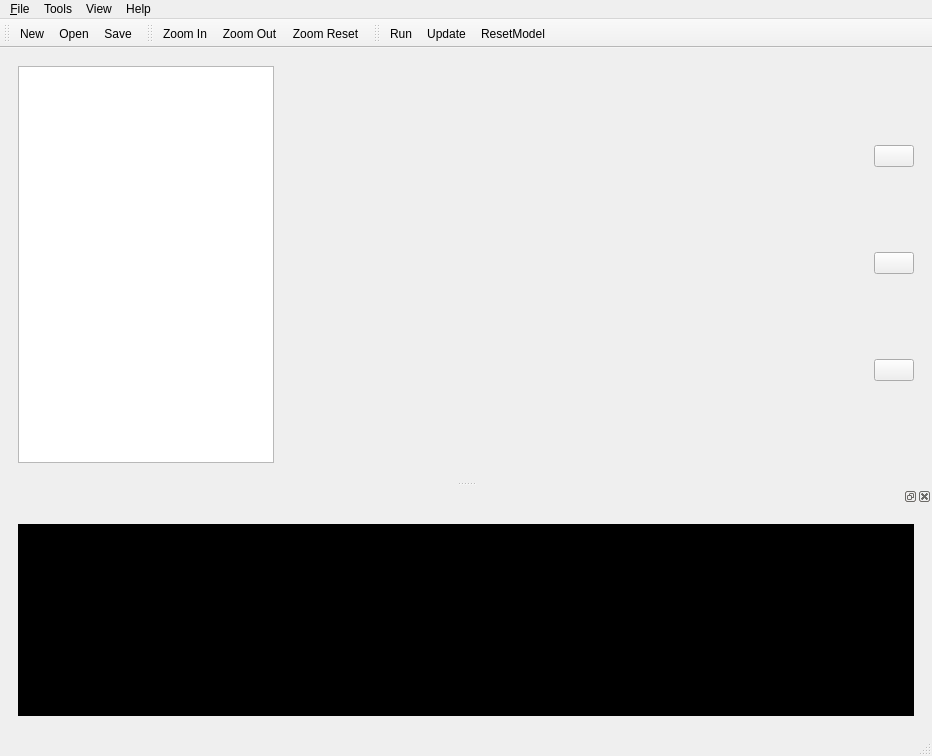
<?xml version="1.0" encoding="UTF-8"?>
<ui version="4.0">
 <class>DMMainWindow</class>
 <widget class="QMainWindow" name="DMMainWindow">
  <property name="geometry">
   <rect>
    <x>0</x>
    <y>0</y>
    <width>932</width>
    <height>756</height>
   </rect>
  </property>
  <property name="minimumSize">
   <size>
    <width>0</width>
    <height>0</height>
   </size>
  </property>
  <property name="windowTitle">
   <string>DynaMind</string>
  </property>
  <property name="windowIcon">
   <iconset resource="../dynamind-modelbuilder/icons.qrc">
    <normaloff>:/Icons/ressources/P8-Tool-Logo_small.png</normaloff>:/Icons/ressources/P8-Tool-Logo_small.png</iconset>
  </property>
  <property name="unifiedTitleAndToolBarOnMac">
   <bool>false</bool>
  </property>
  <widget class="QWidget" name="centralwidget">
   <layout class="QVBoxLayout" name="verticalLayout_2">
    <item>
     <widget class="QWidget" name="widget_2" native="true">
      <layout class="QHBoxLayout" name="horizontalLayout">
       <item>
        <layout class="QVBoxLayout" name="verticalLayout">
         <item>
          <widget class="QTreeWidget" name="treeWidget">
           <property name="sizePolicy">
            <sizepolicy hsizetype="Fixed" vsizetype="Expanding">
             <horstretch>0</horstretch>
             <verstretch>0</verstretch>
            </sizepolicy>
           </property>
           <property name="frameShape">
            <enum>QFrame::StyledPanel</enum>
           </property>
           <property name="frameShadow">
            <enum>QFrame::Plain</enum>
           </property>
           <property name="lineWidth">
            <number>1</number>
           </property>
           <property name="dragEnabled">
            <bool>true</bool>
           </property>
           <attribute name="headerVisible">
            <bool>false</bool>
           </attribute>
           <attribute name="headerCascadingSectionResizes">
            <bool>false</bool>
           </attribute>
           <attribute name="headerHighlightSections">
            <bool>false</bool>
           </attribute>
           <column>
            <property name="text">
             <string notr="true">Modules</string>
            </property>
           </column>
          </widget>
         </item>
        </layout>
       </item>
       <item>
        <widget class="QTabWidget" name="tabWidget_4">
         <property name="tabPosition">
          <enum>QTabWidget::North</enum>
         </property>
         <property name="currentIndex">
          <number>-1</number>
         </property>
         <property name="documentMode">
          <bool>true</bool>
         </property>
         <property name="tabsClosable">
          <bool>false</bool>
         </property>
        </widget>
       </item>
       <item>
        <layout class="QVBoxLayout" name="verticalLayout_5">
         <item>
          <widget class="QPushButton" name="pb_Run">
           <property name="text">
            <string/>
           </property>
           <property name="icon">
            <iconset resource="../dynamind-modelbuilder/icons.qrc">
             <normaloff>:/Icons/ressources/TempRunIcon.png</normaloff>:/Icons/ressources/TempRunIcon.png</iconset>
           </property>
           <property name="iconSize">
            <size>
             <width>70</width>
             <height>70</height>
            </size>
           </property>
          </widget>
         </item>
         <item>
          <widget class="QPushButton" name="pb_Results">
           <property name="text">
            <string/>
           </property>
           <property name="icon">
            <iconset resource="../dynamind-modelbuilder/icons.qrc">
             <normaloff>:/Icons/ressources/TempResultsIcon.png</normaloff>:/Icons/ressources/TempResultsIcon.png</iconset>
           </property>
           <property name="iconSize">
            <size>
             <width>70</width>
             <height>70</height>
            </size>
           </property>
          </widget>
         </item>
         <item>
          <widget class="QPushButton" name="pb_Export">
           <property name="text">
            <string/>
           </property>
           <property name="icon">
            <iconset resource="../dynamind-modelbuilder/icons.qrc">
             <normaloff>:/Icons/ressources/TempExportIcon.png</normaloff>:/Icons/ressources/TempExportIcon.png</iconset>
           </property>
           <property name="iconSize">
            <size>
             <width>70</width>
             <height>70</height>
            </size>
           </property>
          </widget>
         </item>
        </layout>
       </item>
      </layout>
     </widget>
    </item>
   </layout>
  </widget>
  <widget class="QMenuBar" name="menubar">
   <property name="geometry">
    <rect>
     <x>0</x>
     <y>0</y>
     <width>932</width>
     <height>25</height>
    </rect>
   </property>
   <widget class="QMenu" name="menuSimulation">
    <property name="title">
     <string>&amp;File</string>
    </property>
    <addaction name="actionNew"/>
    <addaction name="actionOpen"/>
    <addaction name="actionSave"/>
    <addaction name="actionSaveAs"/>
    <addaction name="actionRun"/>
    <addaction name="actionExit"/>
   </widget>
   <widget class="QMenu" name="menuTools">
    <property name="title">
     <string>Tools</string>
    </property>
    <addaction name="actionImport"/>
    <addaction name="actionExport_Files"/>
    <addaction name="actionPreferences"/>
    <addaction name="actionAdvanced_Mode"/>
    <addaction name="actionWizard"/>
   </widget>
   <widget class="QMenu" name="menuView">
    <property name="title">
     <string>View</string>
    </property>
    <addaction name="actionZoomIn"/>
    <addaction name="actionZoomOut"/>
    <addaction name="actionZoomReset"/>
    <addaction name="actionShow_all_modules"/>
    <addaction name="actionShow_debug_window"/>
    <addaction name="actionShow_Hide_Console_Window"/>
   </widget>
   <widget class="QMenu" name="menuHelp">
    <property name="title">
     <string>Help</string>
    </property>
    <addaction name="actionGetting_started_Tutorial"/>
    <addaction name="actionShow_Temp_Folder"/>
    <addaction name="actionShow_Temporary_File_Folder"/>
    <addaction name="actionAbout"/>
    <addaction name="actionSupport"/>
   </widget>
   <addaction name="menuSimulation"/>
   <addaction name="menuTools"/>
   <addaction name="menuView"/>
   <addaction name="menuHelp"/>
  </widget>
  <widget class="QStatusBar" name="statusbar"/>
  <widget class="QDockWidget" name="dockWidget_2">
   <attribute name="dockWidgetArea">
    <number>8</number>
   </attribute>
   <widget class="QWidget" name="dockWidgetContents_2">
    <layout class="QHBoxLayout" name="horizontalLayout_2">
     <item>
      <layout class="QVBoxLayout" name="verticalLayout_3">
       <item>
        <widget class="QWidget" name="widget" native="true">
         <layout class="QVBoxLayout" name="verticalLayout_4">
          <item>
           <widget class="QPlainTextEdit" name="log_widget">
            <property name="palette">
             <palette>
              <active>
               <colorrole role="WindowText">
                <brush brushstyle="SolidPattern">
                 <color alpha="255">
                  <red>255</red>
                  <green>255</green>
                  <blue>255</blue>
                 </color>
                </brush>
               </colorrole>
               <colorrole role="Button">
                <brush brushstyle="SolidPattern">
                 <color alpha="255">
                  <red>0</red>
                  <green>0</green>
                  <blue>0</blue>
                 </color>
                </brush>
               </colorrole>
               <colorrole role="Light">
                <brush brushstyle="SolidPattern">
                 <color alpha="255">
                  <red>0</red>
                  <green>0</green>
                  <blue>0</blue>
                 </color>
                </brush>
               </colorrole>
               <colorrole role="Midlight">
                <brush brushstyle="SolidPattern">
                 <color alpha="255">
                  <red>0</red>
                  <green>0</green>
                  <blue>0</blue>
                 </color>
                </brush>
               </colorrole>
               <colorrole role="Dark">
                <brush brushstyle="SolidPattern">
                 <color alpha="255">
                  <red>0</red>
                  <green>0</green>
                  <blue>0</blue>
                 </color>
                </brush>
               </colorrole>
               <colorrole role="Mid">
                <brush brushstyle="SolidPattern">
                 <color alpha="255">
                  <red>0</red>
                  <green>0</green>
                  <blue>0</blue>
                 </color>
                </brush>
               </colorrole>
               <colorrole role="Text">
                <brush brushstyle="SolidPattern">
                 <color alpha="255">
                  <red>255</red>
                  <green>255</green>
                  <blue>255</blue>
                 </color>
                </brush>
               </colorrole>
               <colorrole role="BrightText">
                <brush brushstyle="SolidPattern">
                 <color alpha="255">
                  <red>255</red>
                  <green>255</green>
                  <blue>255</blue>
                 </color>
                </brush>
               </colorrole>
               <colorrole role="ButtonText">
                <brush brushstyle="SolidPattern">
                 <color alpha="255">
                  <red>255</red>
                  <green>255</green>
                  <blue>255</blue>
                 </color>
                </brush>
               </colorrole>
               <colorrole role="Base">
                <brush brushstyle="SolidPattern">
                 <color alpha="255">
                  <red>0</red>
                  <green>0</green>
                  <blue>0</blue>
                 </color>
                </brush>
               </colorrole>
               <colorrole role="Window">
                <brush brushstyle="SolidPattern">
                 <color alpha="255">
                  <red>0</red>
                  <green>0</green>
                  <blue>0</blue>
                 </color>
                </brush>
               </colorrole>
               <colorrole role="Shadow">
                <brush brushstyle="SolidPattern">
                 <color alpha="255">
                  <red>0</red>
                  <green>0</green>
                  <blue>0</blue>
                 </color>
                </brush>
               </colorrole>
               <colorrole role="AlternateBase">
                <brush brushstyle="SolidPattern">
                 <color alpha="255">
                  <red>0</red>
                  <green>0</green>
                  <blue>0</blue>
                 </color>
                </brush>
               </colorrole>
               <colorrole role="ToolTipBase">
                <brush brushstyle="SolidPattern">
                 <color alpha="255">
                  <red>255</red>
                  <green>255</green>
                  <blue>220</blue>
                 </color>
                </brush>
               </colorrole>
               <colorrole role="ToolTipText">
                <brush brushstyle="SolidPattern">
                 <color alpha="255">
                  <red>0</red>
                  <green>0</green>
                  <blue>0</blue>
                 </color>
                </brush>
               </colorrole>
              </active>
              <inactive>
               <colorrole role="WindowText">
                <brush brushstyle="SolidPattern">
                 <color alpha="255">
                  <red>255</red>
                  <green>255</green>
                  <blue>255</blue>
                 </color>
                </brush>
               </colorrole>
               <colorrole role="Button">
                <brush brushstyle="SolidPattern">
                 <color alpha="255">
                  <red>0</red>
                  <green>0</green>
                  <blue>0</blue>
                 </color>
                </brush>
               </colorrole>
               <colorrole role="Light">
                <brush brushstyle="SolidPattern">
                 <color alpha="255">
                  <red>0</red>
                  <green>0</green>
                  <blue>0</blue>
                 </color>
                </brush>
               </colorrole>
               <colorrole role="Midlight">
                <brush brushstyle="SolidPattern">
                 <color alpha="255">
                  <red>0</red>
                  <green>0</green>
                  <blue>0</blue>
                 </color>
                </brush>
               </colorrole>
               <colorrole role="Dark">
                <brush brushstyle="SolidPattern">
                 <color alpha="255">
                  <red>0</red>
                  <green>0</green>
                  <blue>0</blue>
                 </color>
                </brush>
               </colorrole>
               <colorrole role="Mid">
                <brush brushstyle="SolidPattern">
                 <color alpha="255">
                  <red>0</red>
                  <green>0</green>
                  <blue>0</blue>
                 </color>
                </brush>
               </colorrole>
               <colorrole role="Text">
                <brush brushstyle="SolidPattern">
                 <color alpha="255">
                  <red>255</red>
                  <green>255</green>
                  <blue>255</blue>
                 </color>
                </brush>
               </colorrole>
               <colorrole role="BrightText">
                <brush brushstyle="SolidPattern">
                 <color alpha="255">
                  <red>255</red>
                  <green>255</green>
                  <blue>255</blue>
                 </color>
                </brush>
               </colorrole>
               <colorrole role="ButtonText">
                <brush brushstyle="SolidPattern">
                 <color alpha="255">
                  <red>255</red>
                  <green>255</green>
                  <blue>255</blue>
                 </color>
                </brush>
               </colorrole>
               <colorrole role="Base">
                <brush brushstyle="SolidPattern">
                 <color alpha="255">
                  <red>0</red>
                  <green>0</green>
                  <blue>0</blue>
                 </color>
                </brush>
               </colorrole>
               <colorrole role="Window">
                <brush brushstyle="SolidPattern">
                 <color alpha="255">
                  <red>0</red>
                  <green>0</green>
                  <blue>0</blue>
                 </color>
                </brush>
               </colorrole>
               <colorrole role="Shadow">
                <brush brushstyle="SolidPattern">
                 <color alpha="255">
                  <red>0</red>
                  <green>0</green>
                  <blue>0</blue>
                 </color>
                </brush>
               </colorrole>
               <colorrole role="AlternateBase">
                <brush brushstyle="SolidPattern">
                 <color alpha="255">
                  <red>0</red>
                  <green>0</green>
                  <blue>0</blue>
                 </color>
                </brush>
               </colorrole>
               <colorrole role="ToolTipBase">
                <brush brushstyle="SolidPattern">
                 <color alpha="255">
                  <red>255</red>
                  <green>255</green>
                  <blue>220</blue>
                 </color>
                </brush>
               </colorrole>
               <colorrole role="ToolTipText">
                <brush brushstyle="SolidPattern">
                 <color alpha="255">
                  <red>0</red>
                  <green>0</green>
                  <blue>0</blue>
                 </color>
                </brush>
               </colorrole>
              </inactive>
              <disabled>
               <colorrole role="WindowText">
                <brush brushstyle="SolidPattern">
                 <color alpha="255">
                  <red>0</red>
                  <green>0</green>
                  <blue>0</blue>
                 </color>
                </brush>
               </colorrole>
               <colorrole role="Button">
                <brush brushstyle="SolidPattern">
                 <color alpha="255">
                  <red>0</red>
                  <green>0</green>
                  <blue>0</blue>
                 </color>
                </brush>
               </colorrole>
               <colorrole role="Light">
                <brush brushstyle="SolidPattern">
                 <color alpha="255">
                  <red>0</red>
                  <green>0</green>
                  <blue>0</blue>
                 </color>
                </brush>
               </colorrole>
               <colorrole role="Midlight">
                <brush brushstyle="SolidPattern">
                 <color alpha="255">
                  <red>0</red>
                  <green>0</green>
                  <blue>0</blue>
                 </color>
                </brush>
               </colorrole>
               <colorrole role="Dark">
                <brush brushstyle="SolidPattern">
                 <color alpha="255">
                  <red>0</red>
                  <green>0</green>
                  <blue>0</blue>
                 </color>
                </brush>
               </colorrole>
               <colorrole role="Mid">
                <brush brushstyle="SolidPattern">
                 <color alpha="255">
                  <red>0</red>
                  <green>0</green>
                  <blue>0</blue>
                 </color>
                </brush>
               </colorrole>
               <colorrole role="Text">
                <brush brushstyle="SolidPattern">
                 <color alpha="255">
                  <red>0</red>
                  <green>0</green>
                  <blue>0</blue>
                 </color>
                </brush>
               </colorrole>
               <colorrole role="BrightText">
                <brush brushstyle="SolidPattern">
                 <color alpha="255">
                  <red>255</red>
                  <green>255</green>
                  <blue>255</blue>
                 </color>
                </brush>
               </colorrole>
               <colorrole role="ButtonText">
                <brush brushstyle="SolidPattern">
                 <color alpha="255">
                  <red>0</red>
                  <green>0</green>
                  <blue>0</blue>
                 </color>
                </brush>
               </colorrole>
               <colorrole role="Base">
                <brush brushstyle="SolidPattern">
                 <color alpha="255">
                  <red>0</red>
                  <green>0</green>
                  <blue>0</blue>
                 </color>
                </brush>
               </colorrole>
               <colorrole role="Window">
                <brush brushstyle="SolidPattern">
                 <color alpha="255">
                  <red>0</red>
                  <green>0</green>
                  <blue>0</blue>
                 </color>
                </brush>
               </colorrole>
               <colorrole role="Shadow">
                <brush brushstyle="SolidPattern">
                 <color alpha="255">
                  <red>0</red>
                  <green>0</green>
                  <blue>0</blue>
                 </color>
                </brush>
               </colorrole>
               <colorrole role="AlternateBase">
                <brush brushstyle="SolidPattern">
                 <color alpha="255">
                  <red>0</red>
                  <green>0</green>
                  <blue>0</blue>
                 </color>
                </brush>
               </colorrole>
               <colorrole role="ToolTipBase">
                <brush brushstyle="SolidPattern">
                 <color alpha="255">
                  <red>255</red>
                  <green>255</green>
                  <blue>220</blue>
                 </color>
                </brush>
               </colorrole>
               <colorrole role="ToolTipText">
                <brush brushstyle="SolidPattern">
                 <color alpha="255">
                  <red>0</red>
                  <green>0</green>
                  <blue>0</blue>
                 </color>
                </brush>
               </colorrole>
              </disabled>
             </palette>
            </property>
            <property name="acceptDrops">
             <bool>false</bool>
            </property>
            <property name="undoRedoEnabled">
             <bool>false</bool>
            </property>
            <property name="readOnly">
             <bool>true</bool>
            </property>
            <property name="backgroundVisible">
             <bool>false</bool>
            </property>
            <property name="centerOnScroll">
             <bool>false</bool>
            </property>
           </widget>
          </item>
         </layout>
        </widget>
       </item>
      </layout>
     </item>
    </layout>
   </widget>
  </widget>
  <widget class="QToolBar" name="toolBar">
   <property name="windowTitle">
    <string>toolBar</string>
   </property>
   <attribute name="toolBarArea">
    <enum>TopToolBarArea</enum>
   </attribute>
   <attribute name="toolBarBreak">
    <bool>false</bool>
   </attribute>
   <addaction name="actionNew"/>
   <addaction name="actionOpen"/>
   <addaction name="actionSave"/>
  </widget>
  <widget class="QToolBar" name="toolBar_2">
   <property name="windowTitle">
    <string>toolBar_2</string>
   </property>
   <attribute name="toolBarArea">
    <enum>TopToolBarArea</enum>
   </attribute>
   <attribute name="toolBarBreak">
    <bool>false</bool>
   </attribute>
   <addaction name="actionZoomIn"/>
   <addaction name="actionZoomOut"/>
   <addaction name="actionZoomReset"/>
  </widget>
  <widget class="QToolBar" name="toolBar_3">
   <property name="windowTitle">
    <string>toolBar_3</string>
   </property>
   <attribute name="toolBarArea">
    <enum>TopToolBarArea</enum>
   </attribute>
   <attribute name="toolBarBreak">
    <bool>false</bool>
   </attribute>
   <addaction name="actionRun"/>
   <addaction name="actionUpdate"/>
   <addaction name="actionResetModel"/>
  </widget>
  <action name="actionRun">
   <property name="icon">
    <iconset resource="../dynamind-modelbuilder/icons.qrc">
     <normaloff>:/Icons/ressources/player_play.png</normaloff>:/Icons/ressources/player_play.png</iconset>
   </property>
   <property name="text">
    <string>Run</string>
   </property>
   <property name="toolTip">
    <string>Run Simulation</string>
   </property>
   <property name="shortcut">
    <string>Ctrl+R</string>
   </property>
  </action>
  <action name="actionPreferences">
   <property name="text">
    <string>Preferences</string>
   </property>
  </action>
  <action name="actionSaveAs">
   <property name="text">
    <string>Save As</string>
   </property>
   <property name="shortcut">
    <string>Ctrl+Shift+S</string>
   </property>
  </action>
  <action name="actionOpen">
   <property name="icon">
    <iconset resource="../dynamind-modelbuilder/icons.qrc">
     <normaloff>:/Icons/ressources/document-open.png</normaloff>:/Icons/ressources/document-open.png</iconset>
   </property>
   <property name="text">
    <string>&amp;Open</string>
   </property>
   <property name="shortcut">
    <string>Ctrl+O</string>
   </property>
  </action>
  <action name="actionSave">
   <property name="icon">
    <iconset resource="../dynamind-modelbuilder/icons.qrc">
     <normaloff>:/Icons/ressources/document-save.png</normaloff>:/Icons/ressources/document-save.png</iconset>
   </property>
   <property name="text">
    <string>&amp;Save</string>
   </property>
   <property name="shortcut">
    <string>Ctrl+S</string>
   </property>
  </action>
  <action name="actionNew">
   <property name="icon">
    <iconset resource="../dynamind-modelbuilder/icons.qrc">
     <normaloff>:/Icons/ressources/document-new.png</normaloff>:/Icons/ressources/document-new.png</iconset>
   </property>
   <property name="text">
    <string>&amp;New</string>
   </property>
   <property name="shortcut">
    <string>Ctrl+N</string>
   </property>
  </action>
  <action name="actionZoomIn">
   <property name="icon">
    <iconset resource="../dynamind-modelbuilder/icons.qrc">
     <normaloff>:/Icons/ressources/stock_zoom-in.png</normaloff>:/Icons/ressources/stock_zoom-in.png</iconset>
   </property>
   <property name="text">
    <string>Zoom In</string>
   </property>
   <property name="shortcut">
    <string>Ctrl++</string>
   </property>
  </action>
  <action name="actionZoomOut">
   <property name="icon">
    <iconset resource="../dynamind-modelbuilder/icons.qrc">
     <normaloff>:/Icons/ressources/stock_zoom-out.png</normaloff>:/Icons/ressources/stock_zoom-out.png</iconset>
   </property>
   <property name="text">
    <string>Zoom Out</string>
   </property>
   <property name="shortcut">
    <string>Ctrl+-</string>
   </property>
  </action>
  <action name="actionZoomReset">
   <property name="icon">
    <iconset resource="../dynamind-modelbuilder/icons.qrc">
     <normaloff>:/Icons/ressources/stock_zoom-page.png</normaloff>:/Icons/ressources/stock_zoom-page.png</iconset>
   </property>
   <property name="text">
    <string>Zoom Reset</string>
   </property>
  </action>
  <action name="actionImport">
   <property name="text">
    <string>Import model</string>
   </property>
  </action>
  <action name="actionEditor">
   <property name="text">
    <string>Editor</string>
   </property>
  </action>
  <action name="actionReload_Modules">
   <property name="text">
    <string>Reload Modules</string>
   </property>
  </action>
  <action name="actionUpdate">
   <property name="text">
    <string>Update</string>
   </property>
  </action>
  <action name="actionExit">
   <property name="text">
    <string>Exit</string>
   </property>
  </action>
  <action name="actionShow_all_modules">
   <property name="checkable">
    <bool>true</bool>
   </property>
   <property name="text">
    <string>Show All Modules</string>
   </property>
  </action>
  <action name="actionHelp">
   <property name="text">
    <string>Help</string>
   </property>
  </action>
  <action name="actionExport_Files">
   <property name="text">
    <string>Export Files</string>
   </property>
  </action>
  <action name="actionShow_debug_window">
   <property name="text">
    <string>Show/Hide Debug Window</string>
   </property>
  </action>
  <action name="actionGetting_started_Tutorial">
   <property name="text">
    <string>Getting Started Tutorial</string>
   </property>
  </action>
  <action name="actionShow_Temp_Folder">
   <property name="text">
    <string>Show Temporary Error Folder</string>
   </property>
  </action>
  <action name="actionAbout">
   <property name="text">
    <string>About</string>
   </property>
  </action>
  <action name="actionSupport">
   <property name="text">
    <string>Support</string>
   </property>
  </action>
  <action name="actionShow_Temporary_File_Folder">
   <property name="text">
    <string>Show Temporary File Folder</string>
   </property>
  </action>
  <action name="actionResetModel">
   <property name="text">
    <string>ResetModel</string>
   </property>
  </action>
  <action name="actionShow_Hide_Console_Window">
   <property name="text">
    <string>Show/Hide Console Window</string>
   </property>
  </action>
  <action name="actionAdvanced_Mode">
   <property name="text">
    <string>Advanced Mode</string>
   </property>
  </action>
  <action name="actionWizard">
   <property name="text">
    <string>Wizard</string>
   </property>
  </action>
 </widget>
 <resources>
  <include location="../dynamind-modelbuilder/icons.qrc"/>
 </resources>
 <connections/>
</ui>
